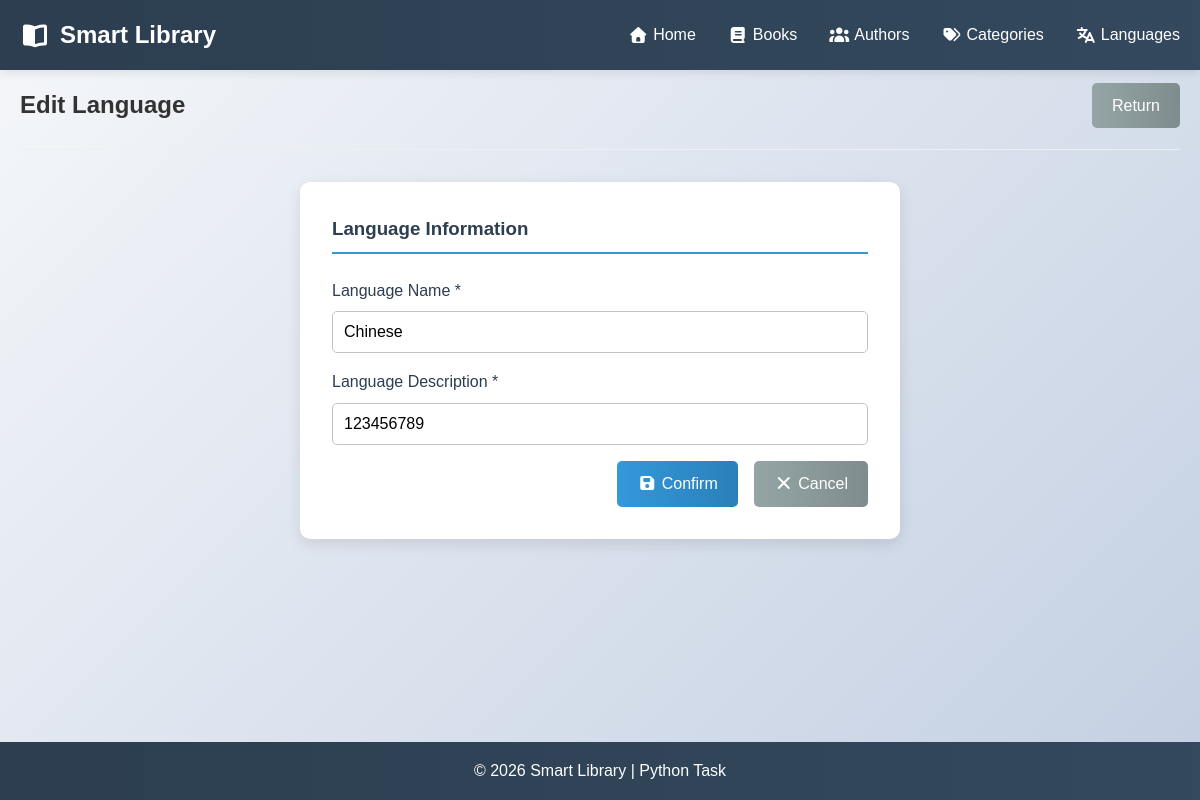
Before: /edit-language/1 with the older database file.
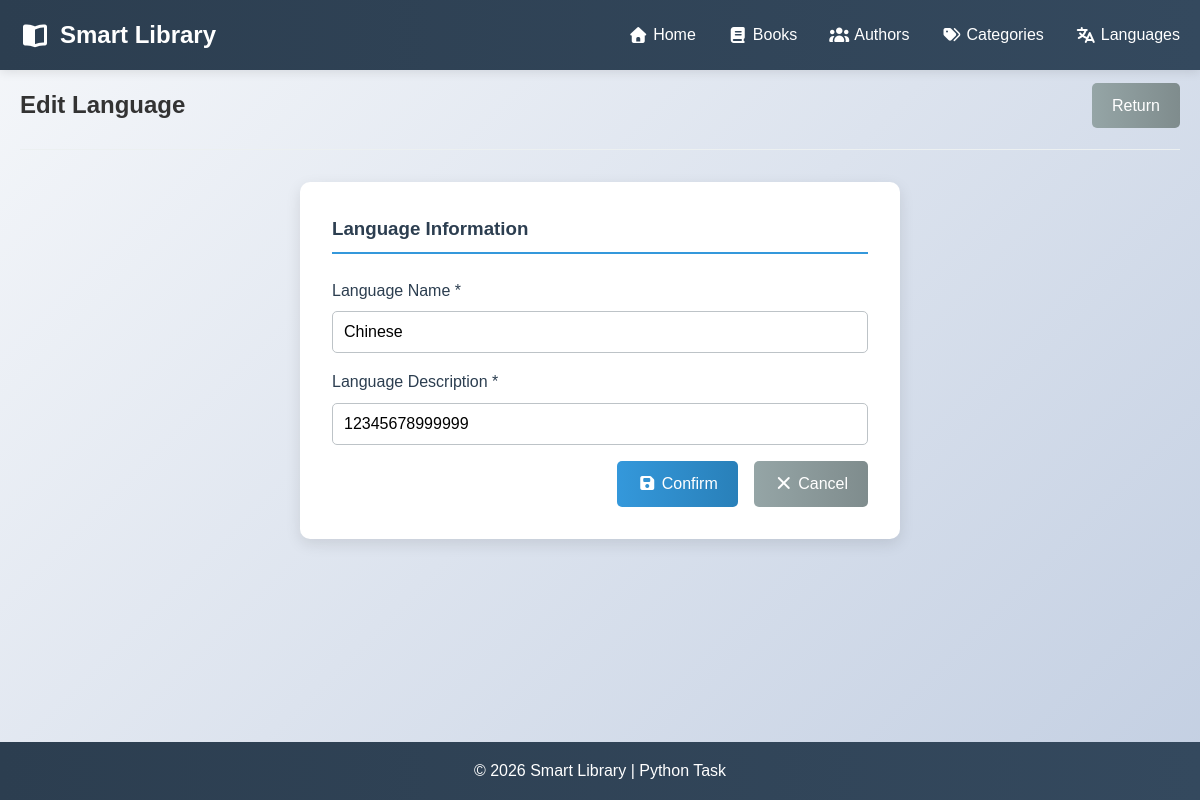
After: the same page with the newer database file.
### models.py (models this page shows, shortened)
class Language(db.Model):
    id = db.Column(db.Integer, primary_key=True)
    name = db.Column(db.String(50), nullable=False, unique=True)
    description = db.Column(db.String(200))
    books = db.relationship('Book', backref='language', lazy=True)
    authors = db.relationship('Author', backref='nationality', lazy=True)

### app.py (the view, shortened to what this page needs)
@app.route('/edit-language/<int:language_id>', methods=['GET', 'POST'])
def edit_language(language_id):
    language = Language.query.get_or_404(language_id)
    language_name_before = language.name
    return render_template('edit_language.html', language=language)

### templates/edit_language.html (shortened to what this page needs)
{% extends "base.html" %}
{% block content %}
<section class="page-header">
    <h1 class="main-title">Edit Language</h1>
    <a href="{{ url_for('list_languages') }}" class="btn btn-secondary">Return</a>
</section>
<form method="POST" class="add-book-form">
    <div class="form-section">
        <h3>Language Information</h3>
        <div class="form-group">
            <label for="name">Language Name *</label>
            <input type="text" id="name" name="name" value="{{ language.name }}" required>
        </div>
        <div class="form-group">
            <label for="description">Language Description *</label>
            <input type="text" id="description" name="description" value="{{ language.description }}" required>
        </div>
    </div>
    {% with cancel_url=url_for('list_languages') %}
    {% include "btn_save_cancel.html" %}
    {% endwith %}
</form>
{% endblock %}

Changed rows visible on the page:
changed Language "Chinese": description "123456789" → "12345678999999"
